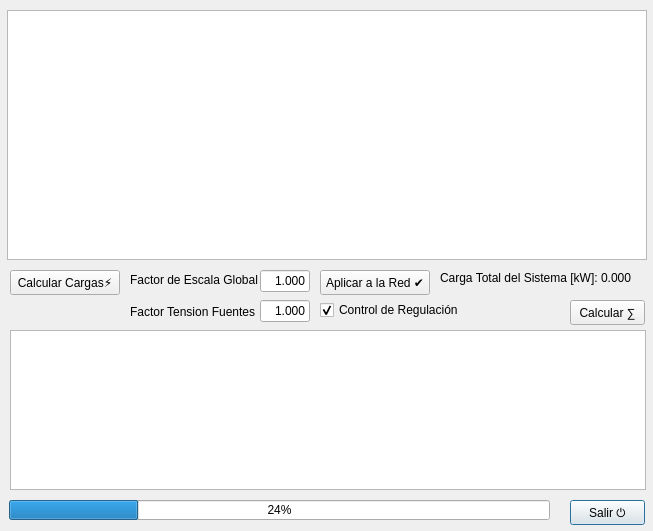
<?xml version="1.0" encoding="UTF-8"?>
<ui version="4.0">
 <class>Dialog</class>
 <widget class="QDialog" name="Dialog">
  <property name="windowModality">
   <enum>Qt::ApplicationModal</enum>
  </property>
  <property name="geometry">
   <rect>
    <x>0</x>
    <y>0</y>
    <width>653</width>
    <height>531</height>
   </rect>
  </property>
  <property name="windowTitle">
   <string>Flujo de Cargas</string>
  </property>
  <property name="autoFillBackground">
   <bool>false</bool>
  </property>
  <property name="modal">
   <bool>true</bool>
  </property>
  <widget class="QPushButton" name="cmdSalir">
   <property name="geometry">
    <rect>
     <x>570</x>
     <y>500</y>
     <width>75</width>
     <height>25</height>
    </rect>
   </property>
   <property name="text">
    <string>Salir ⏻</string>
   </property>
   <property name="shortcut">
    <string>Esc</string>
   </property>
  </widget>
  <widget class="QPushButton" name="cmdCalcular">
   <property name="geometry">
    <rect>
     <x>570</x>
     <y>300</y>
     <width>75</width>
     <height>25</height>
    </rect>
   </property>
   <property name="text">
    <string>Calcular ∑</string>
   </property>
   <property name="shortcut">
    <string>Return</string>
   </property>
  </widget>
  <widget class="QListView" name="lstCalculo">
   <property name="geometry">
    <rect>
     <x>7</x>
     <y>10</y>
     <width>640</width>
     <height>250</height>
    </rect>
   </property>
  </widget>
  <widget class="QProgressBar" name="progressBar">
   <property name="geometry">
    <rect>
     <x>9</x>
     <y>500</y>
     <width>541</width>
     <height>20</height>
    </rect>
   </property>
   <property name="value">
    <number>24</number>
   </property>
  </widget>
  <widget class="QCheckBox" name="chkRegulacion">
   <property name="geometry">
    <rect>
     <x>320</x>
     <y>300</y>
     <width>140</width>
     <height>20</height>
    </rect>
   </property>
   <property name="text">
    <string>Control de Regulación</string>
   </property>
   <property name="checked">
    <bool>true</bool>
   </property>
  </widget>
  <widget class="QListView" name="lstResultados">
   <property name="geometry">
    <rect>
     <x>10</x>
     <y>330</y>
     <width>636</width>
     <height>160</height>
    </rect>
   </property>
  </widget>
  <widget class="QLabel" name="label">
   <property name="geometry">
    <rect>
     <x>130</x>
     <y>272</y>
     <width>130</width>
     <height>16</height>
    </rect>
   </property>
   <property name="text">
    <string>Factor de Escala Global</string>
   </property>
  </widget>
  <widget class="QLineEdit" name="txtFactorGlobal">
   <property name="geometry">
    <rect>
     <x>260</x>
     <y>270</y>
     <width>50</width>
     <height>22</height>
    </rect>
   </property>
   <property name="inputMethodHints">
    <set>Qt::ImhNone</set>
   </property>
   <property name="text">
    <string>1.000</string>
   </property>
   <property name="maxLength">
    <number>11</number>
   </property>
   <property name="alignment">
    <set>Qt::AlignRight|Qt::AlignTrailing|Qt::AlignVCenter</set>
   </property>
  </widget>
  <widget class="QPushButton" name="cmdCalcularCargas">
   <property name="geometry">
    <rect>
     <x>10</x>
     <y>270</y>
     <width>110</width>
     <height>25</height>
    </rect>
   </property>
   <property name="text">
    <string>Calcular Cargas️⚡</string>
   </property>
   <property name="shortcut">
    <string>Return</string>
   </property>
  </widget>
  <widget class="QLabel" name="lblCarga">
   <property name="geometry">
    <rect>
     <x>440</x>
     <y>270</y>
     <width>210</width>
     <height>16</height>
    </rect>
   </property>
   <property name="text">
    <string>Carga Total del Sistema [kW]: 0.000</string>
   </property>
  </widget>
  <widget class="QPushButton" name="cmdAplicarFe">
   <property name="geometry">
    <rect>
     <x>320</x>
     <y>270</y>
     <width>110</width>
     <height>25</height>
    </rect>
   </property>
   <property name="text">
    <string>Aplicar a la Red ✔️</string>
   </property>
   <property name="shortcut">
    <string>Return</string>
   </property>
  </widget>
  <widget class="QLineEdit" name="txtFactorTension">
   <property name="geometry">
    <rect>
     <x>260</x>
     <y>300</y>
     <width>50</width>
     <height>22</height>
    </rect>
   </property>
   <property name="inputMethodHints">
    <set>Qt::ImhNone</set>
   </property>
   <property name="text">
    <string>1.000</string>
   </property>
   <property name="maxLength">
    <number>11</number>
   </property>
   <property name="alignment">
    <set>Qt::AlignRight|Qt::AlignTrailing|Qt::AlignVCenter</set>
   </property>
  </widget>
  <widget class="QLabel" name="label_2">
   <property name="geometry">
    <rect>
     <x>130</x>
     <y>302</y>
     <width>130</width>
     <height>20</height>
    </rect>
   </property>
   <property name="text">
    <string>Factor Tension Fuentes</string>
   </property>
  </widget>
 </widget>
 <resources/>
 <connections/>
</ui>
